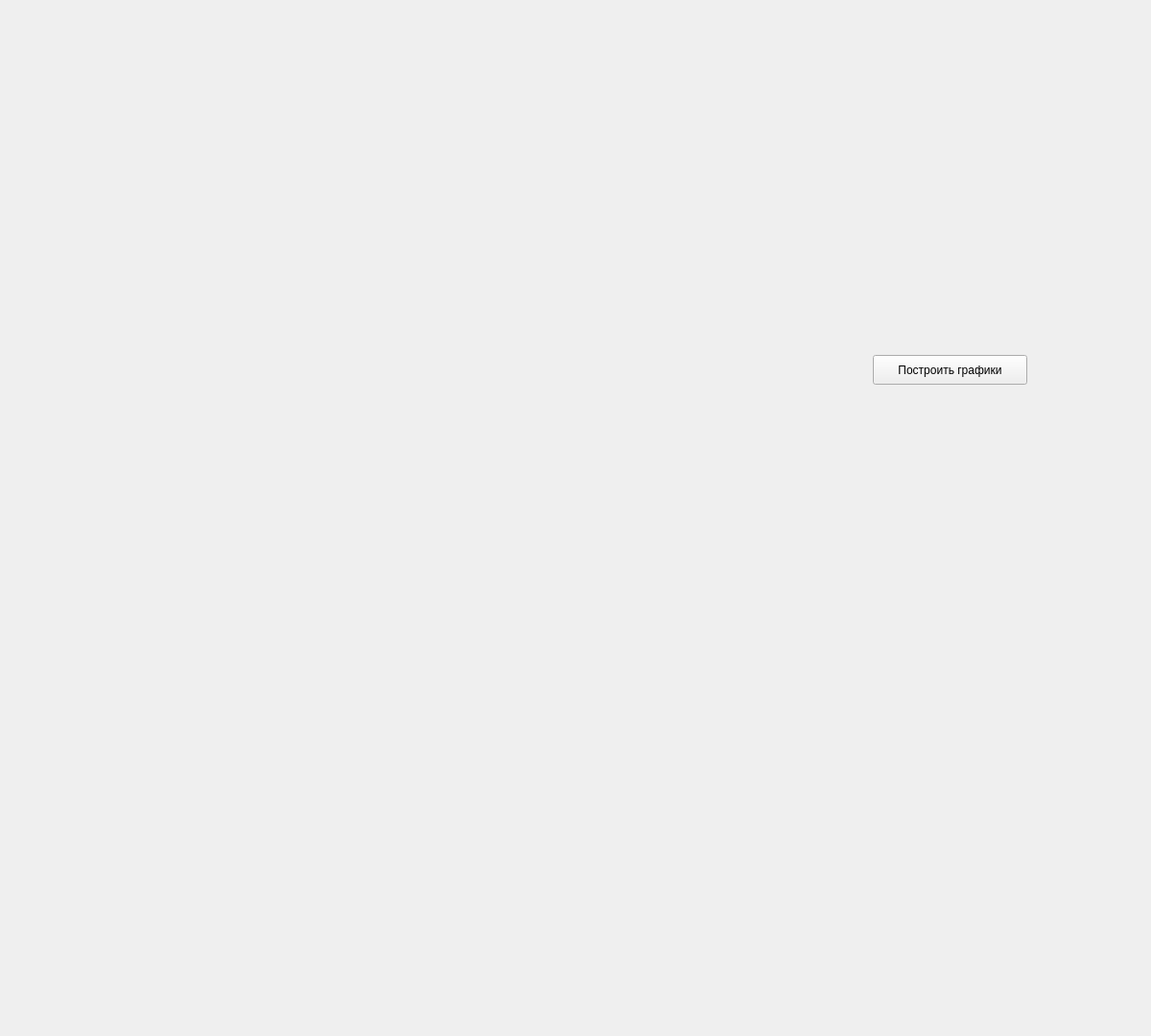
<?xml version="1.0" encoding="UTF-8"?>
<ui version="4.0">
 <class>MainWindow</class>
 <widget class="QMainWindow" name="MainWindow">
  <property name="geometry">
   <rect>
    <x>0</x>
    <y>0</y>
    <width>1200</width>
    <height>1080</height>
   </rect>
  </property>
  <property name="windowTitle">
   <string>MainWindow</string>
  </property>
  <widget class="QWidget" name="centralwidget">
   <widget class="QPushButton" name="pushButton_graphics">
    <property name="geometry">
     <rect>
      <x>910</x>
      <y>370</y>
      <width>161</width>
      <height>31</height>
     </rect>
    </property>
    <property name="text">
     <string>Построить графики</string>
    </property>
   </widget>
  </widget>
 </widget>
 <resources/>
 <connections/>
</ui>
